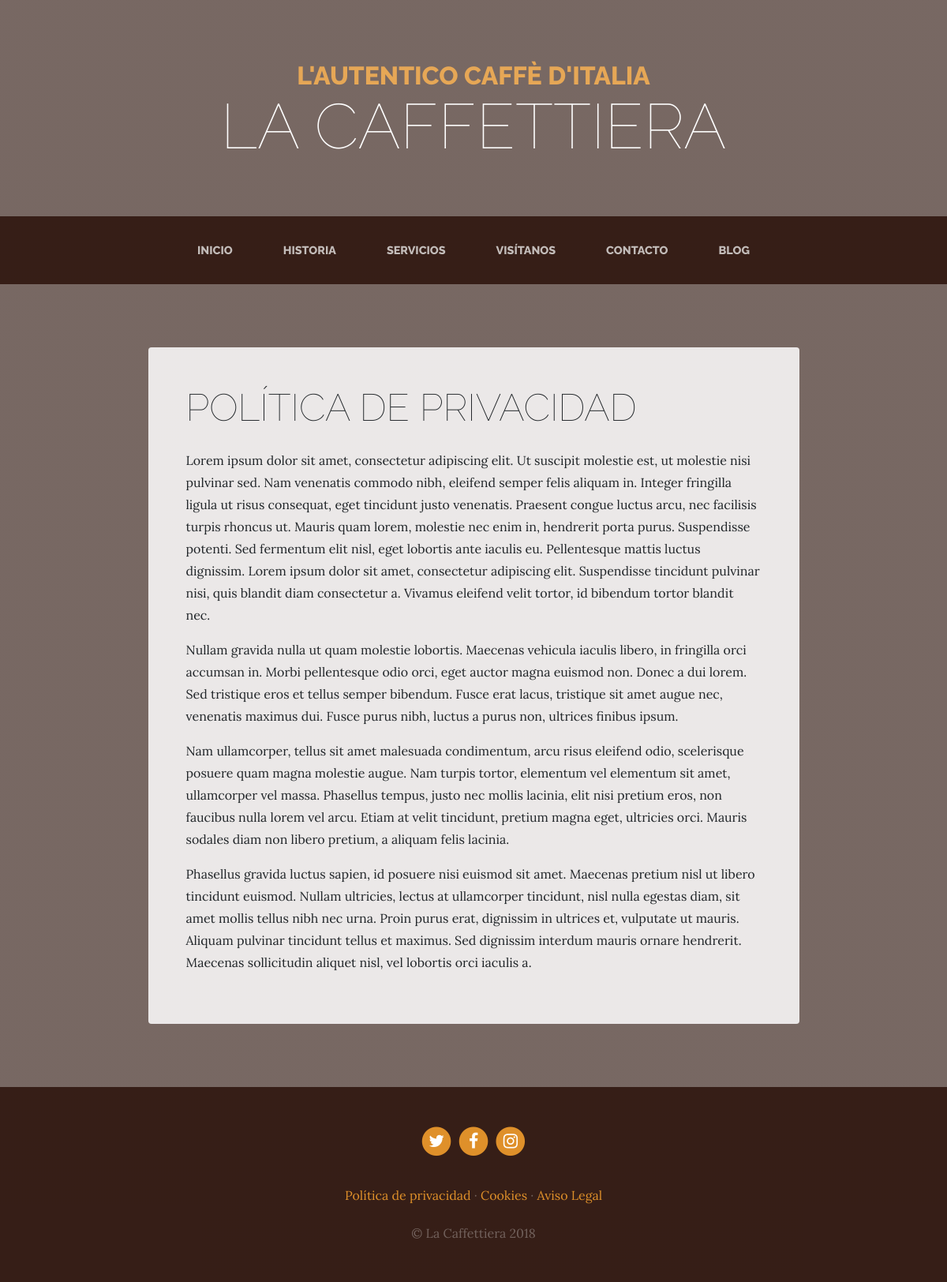
Page /page/1/politica-de-privacidad/ on the committed database.
### pages/models.py (models this page shows, shortened)
class Page(models.Model):
    title = models.CharField(verbose_name="Título", max_length=200)
    content = RichTextField(verbose_name="Contenido")
    slug = models.CharField(verbose_name="URL amigable", max_length=150, unique=True)
    order = models.SmallIntegerField(verbose_name="Orden", default=0)
    visible = models.BooleanField(verbose_name="¿Visible?", default=True)
    created_at = models.DateTimeField(verbose_name="Fecha de creación", auto_now_add=True)
    updated_at = models.DateTimeField(verbose_name="Fecha de edición", auto_now=True)
    class Meta:
        verbose_name = "Página"
        verbose_name_plural = "Páginas"
        ordering = ['order', 'title']

### pages/views.py (the view)
# urls.py: path('<int:page_id>/<slug:page_slug>/', views.page, name="page"),
def page(request, page_id, page_slug):
    page = get_object_or_404(Page, id=page_id)
    return render(request, 'pages/sample.html', {'page':page})

### pages/templatetags/pages_extras.py (called while the page is built)
@register.simple_tag
def get_page_list():
    pages = Page.objects.all()
    return pages

### social/processors.py (called while the page is built)
def ctx_dict(request):
    ctx = {}
    links = Link.objects.all()
    for link in links:
        ctx[link.key] = link.url
    return ctx

### pages/templates/pages/sample.html (shortened to what this page needs)
{% extends "core/base.html" %}
{% load static %}
{% block content %}
    <section class="page-section about-heading">
      <div class="container">
        <div class="about-heading-content mbtm">
          <div class="row">
            <div class="col-xl-9 col-lg-10 mx-auto">
              <div class="bg-faded rounded p-5 forced">
                <h2 class="section-heading mb-4">
                  <span class="section-heading-lower">{{page.title}}</span>
                </h2>
                <div class="section-content">
                  {{page.content|safe}}
                </div>
              </div>
            </div>
          </div>
        </div>
      </div>
    </section>
{% endblock %}

### core/templates/core/base.html (shortened to what this page needs)
<!DOCTYPE html>
<html lang="es">
  <head>
    {% load static %}
    <link href="{% static 'core/vendor/bootstrap/css/bootstrap.min.css' %}" rel="stylesheet">
    <link href="{% static 'core/vendor/font-awesome/css/font-awesome.min.css' %}" rel="stylesheet" type="text/css">
    <link href="{% static 'core/css/business-casual.css' %}" rel="stylesheet">
  </head>
  <body>
    <h1 class="site-heading text-center text-white d-none d-lg-block">
      <span class="site-heading-upper text-primary mb-3">L'autentico caffè d'italia</span>
      <span class="site-heading-lower">La Caffettiera</span>
    </h1>
    <nav class="navbar navbar-expand-lg navbar-dark py-lg-4" id="mainNav">
      <div class="container">
        <div class="collapse navbar-collapse" id="navbarResponsive">
          <ul class="navbar-nav mx-auto">
            <li class="nav-item px-lg-4 {% if request.path == '/' %} active {% endif %}">
              <a class="nav-link text-uppercase text-expanded" href="{% url 'home' %}">Inicio</a>
            </li>
            <li class="nav-item px-lg-4 {% if request.path == '/about/' %} active {% endif %}">
              <a class="nav-link text-uppercase text-expanded" href="{% url 'about' %}">Historia</a>
            </li>
            <li class="nav-item px-lg-4 {% if request.path == '/services/' %} active {% endif %}">
              <a class="nav-link text-uppercase text-expanded" href="{% url 'services' %}">Servicios</a>
            </li>
            <li class="nav-item px-lg-4 {% if request.path == '/visitenos/' %} active {% endif %}">
              <a class="nav-link text-uppercase text-expanded" href="{% url 'store' %}">Visítanos</a>
            </li>
            <li class="nav-item px-lg-4 {% if request.path == '/contact/' %} active {% endif %}">
              <a class="nav-link text-uppercase text-expanded" href="{% url 'contact' %}">Contacto</a>
            </li>
            <li class="nav-item px-lg-4 {% if request.path|slice:'6' == '/blog/' %} active {% endif %}">
              <a class="nav-link text-uppercase text-expanded" href="{% url 'blog' %}">Blog</a>
            </li>
          </ul>
        </div>
      </div>
    </nav>
    {% block content %}
    {% endblock %}
    <footer class="footer text-faded text-center py-5">
      <div class="container">
        <p class="m-0">
        {% if LINK_X %}
	        <a href="{{LINK_X}}" class="link">
	          <span class="fa-stack fa-lg">
	            <i class="fa fa-circle fa-stack-2x"></i>
	            <i class="fa fa-twitter fa-stack-1x fa-inverse"></i>
	          </span>
	        </a>
        {% endif %}
        {% if LINK_FACEBOOK %}
	        <a href="{{LINK_FACEBOOK}}" class="link">
	          <span class="fa-stack fa-lg">
	            <i class="fa fa-circle fa-stack-2x"></i>
	            <i class="fa fa-facebook fa-stack-1x fa-inverse"></i>
	          </span>
	        </a>
        {% endif %}
        {% if LINK_INSTAGRAM %}
	        <a href="{{LINK_INSTAGRAM}}" class="link">
	          <span class="fa-stack fa-lg">
	            <i class="fa fa-circle fa-stack-2x"></i>
	            <i class="fa fa-instagram fa-stack-1x fa-inverse"></i>
	          </span>
	        </a>
        {% endif %}
	    </p>
        <p class="m-0 mbt">
        {% load pages_extras %}
        {% get_page_list as page_list %}
        {% for page in page_list %}
          <a href="{% url 'page' page.id page.title|slugify %}" class="link">{{ page.title }}</a> {% if not forloop.last %} · {% endif %}
        {% endfor %}
		</p>
        <p class="m-0 mbt1">&copy; La Caffettiera 2018</p>
      </div>
	</footer>
  </body>
</html>

### core/static/core/css/business-casual.css (style rules this page uses)
body { font-family: 'Lora'; background: linear-gradient(rgba(47, 23, 15, 0.65), rgba(47, 23, 15, 0.65)), url("../img/bg.jpg"); background-attachment: fixed; background-position: center; background-size: cover; }
h1, h2, h3, h4, h5, h6 { font-family: 'Raleway'; }
p { line-height: 1.75; }
.text-faded { color: rgba(255, 255, 255, 0.3); }
.site-heading { margin-top: 5rem; margin-bottom: 5rem; text-transform: uppercase; line-height: 1; font-family: 'Raleway'; }
.site-heading .site-heading-upper { display: block; font-size: 2rem; font-weight: 800; }
.site-heading .site-heading-lower { font-size: 5rem; font-weight: 100; line-height: 4rem; }
.page-section { margin-top: 5rem; margin-bottom: 5rem; }
.section-heading { text-transform: uppercase; }
.section-heading .section-heading-lower { display: block; font-size: 3rem; font-weight: 100; }
.bg-faded { background-color: rgba(255, 255, 255, 0.85); }
#mainNav { background-color: rgba(47, 23, 15, 0.9); font-family: 'Raleway'; }
#mainNav .navbar-nav .nav-item .nav-link { color: rgba(255, 255, 255, 0.7); font-weight: 800; }
@media (min-width: 992px) { #mainNav .navbar-nav .nav-item .nav-link { font-size: 0.9rem; } }
@media (min-width: 992px) { .about-heading .about-heading-content { margin-top: -5rem; position: relative; z-index: 1; } }
.footer { background-color: rgba(47, 23, 15, 0.9); }
.text-primary { color: #e6a756 !important; }
.mbtm { padding-top: 5rem; }
.mbt { padding-top: 2rem; }
.mbt1 { padding-top: 1.25rem; }
a.link { color: #df902a; }
.section-content { font-family: 'Lora' !important; font-size: 16px !important; font-weight: 400 !important; line-height: 28px !important; }

### rows in the picture
Page: title "POLÍTICA DE PRIVACIDAD", content "Lorem ipsum dolor sit amet, consectetur adipiscing elit. Ut suscipit molestie est, ut molestie nisi pulvinar sed. Nam venenatis commodo nibh, eleifend semper felis aliquam in. Integer fringilla ligula ut risus consequat, eget tincidunt justo venenatis. Praesent congue luctus arcu, nec facilisis turpis rhoncus ut. Mauris quam lorem, molestie nec enim in, hendrerit porta purus. Suspendisse potenti. Sed fermentum elit nisl, eget lobortis ante iaculis eu. Pellentesque mattis luctus dignissim. Lorem ipsum dolor sit amet, consectetur adipiscing elit. Suspendisse tincidunt pulvinar nisi, quis blandit diam consectetur a. Vivamus eleifend velit tortor, id bibendum tortor blandit nec. Nullam gravida…", title "Política de privacidad"
Page: title "Cookies"
Page: title "Aviso Legal"
